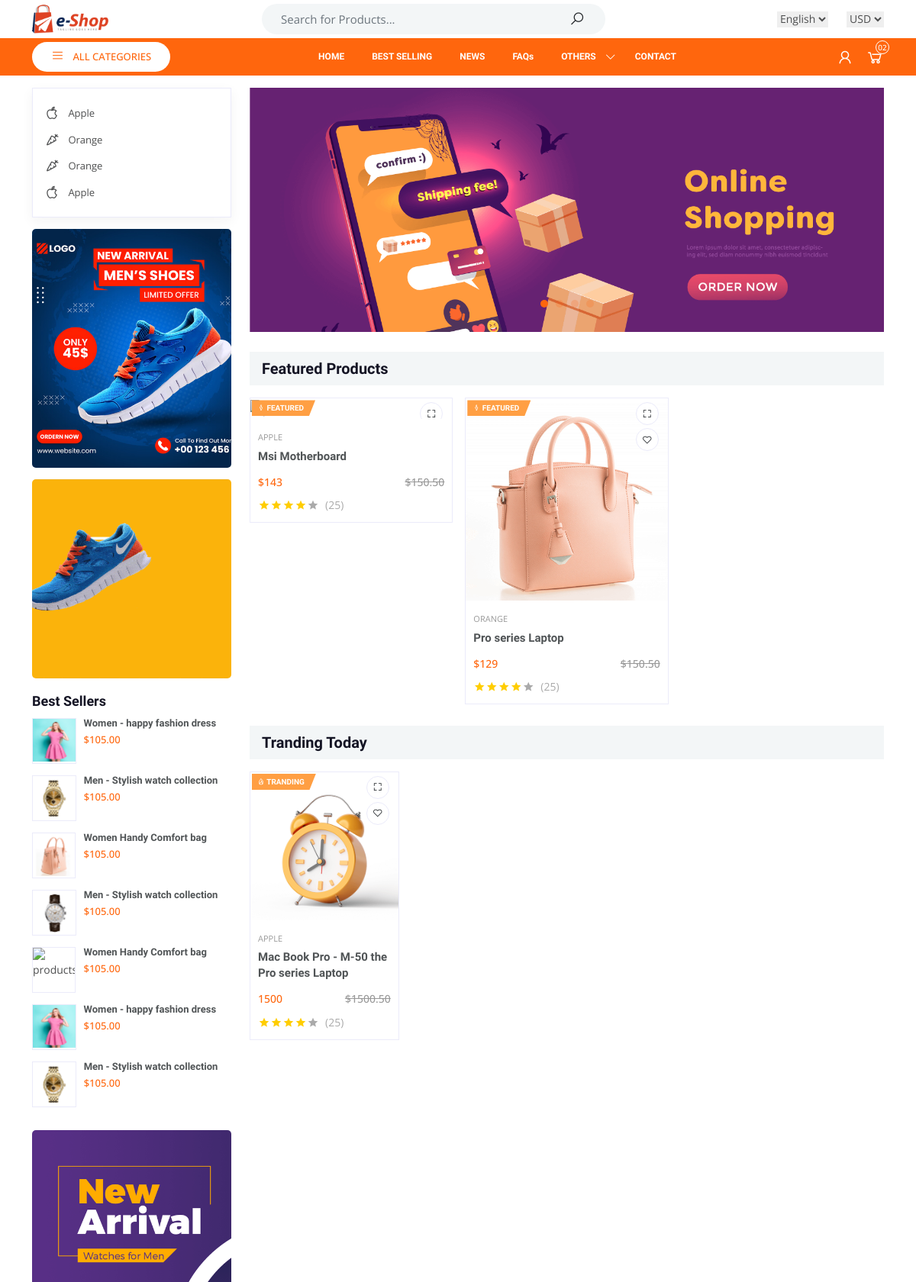
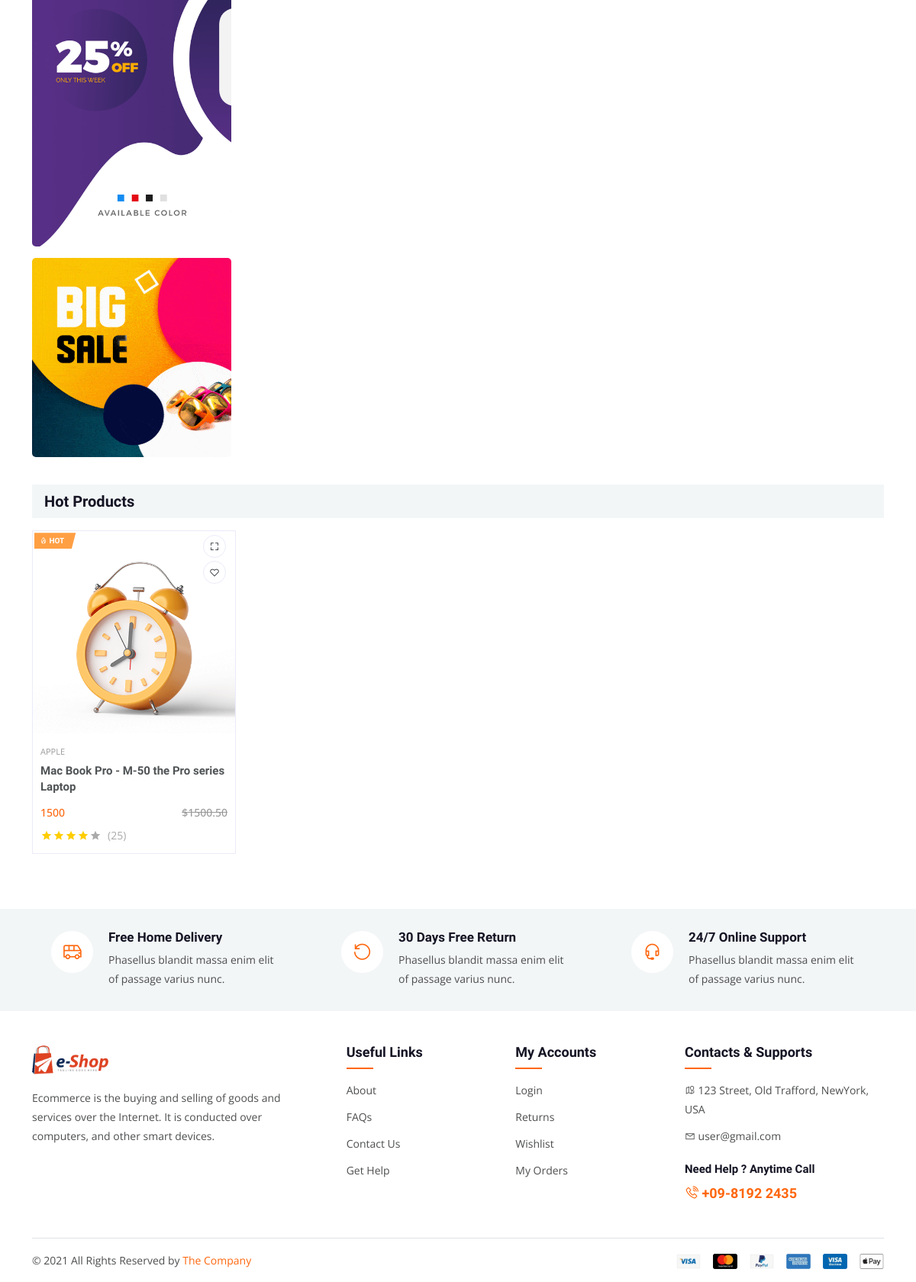
The page / on the database its author committed (2 pictures, top to bottom).
### tables this page shows
CREATE TABLE `category` (
  `ctg_id` int(11) NOT NULL,
  `ctg_icon` varchar(255) NOT NULL,
  `ctg_name` varchar(255) NOT NULL,
  `ctg_des` varchar(255) NOT NULL,
  `ctg_status` tinyint(200) NOT NULL DEFAULT 1
);

CREATE TABLE `banner` (
  `banner_id` int(11) NOT NULL,
  `banner_status` tinyint(4) NOT NULL DEFAULT 1,
  `banner_img` varchar(255) NOT NULL
);

### admin/class/adminBack.php (called while the page is built, shortened)
<?php
class adminBack
{
    private $conn;
    public function __construct()
    {
        $dbhost = "127.0.0.1";
        $dbuser = "root";
        $dbpass = "";
        $dbname = "ecom02";
        $this->conn = mysqli_connect($dbhost, $dbuser, $dbpass, $dbname);
    }
    function publishedDisplayCategory()
    {
        $query = "SELECT * FROM category WHERE ctg_status = 1";
        if (mysqli_query($this->conn, $query)) {
            $result_ctg = mysqli_query($this->conn, $query);
            return $result_ctg;
        } else {
            echo "Couldn't Fetch Data Correctly";
        }
    }
    function view_banner()
    {
        $query = "SELECT * FROM banner";
        if (mysqli_query($this->conn, $query)) {
            $banner_info = mysqli_query($this->conn, $query);
            return $banner_info;
        }
    }
}

### partials/banner.php (the view)
<?php
$obj_adminBack = new adminBack();
$msg = $obj_adminBack->view_banner();
?>
<div class="banner-slider">
    <?php while ($data = mysqli_fetch_assoc($msg)) { ?>
        <div class="single-slide">
            <div class="banner-section bg_img" style="background: url(assets/images/banner/<?php echo $data['banner_img'] ?>);">
            </div>
        </div>
    <?php } ?>
</div>

### partials/category-sidebar.php (shortened to what this page needs)
<?php
$obj_adminBack = new adminBack();
$msg = $obj_adminBack->publishedDisplayCategory();
?>
<ul class="category-sidebar">
    <?php
    while ($ctg_show = mysqli_fetch_assoc($msg)) { ?>
        <li><a href="#0"><?php echo $ctg_show['ctg_icon'] ?> <?php echo $ctg_show['ctg_name'] ?></a></li>
    <?php } ?>
</ul>

### assets/css/main.css (style rules this page uses)
html { scroll-behavior: smooth; }
body { padding: 0; margin: 0; font-size: 14px; color: #4d4e4f; line-height: 1.8; font-family: "Open Sans", sans-serif; background: #fff; display: flex; flex-direction: column; min-height: 100vh; justify-content: space-between; }
a { display: inline-block; text-decoration: none; color: #4d4e4f; -webkit-transition: all ease 0.3s; -moz-transition: all ease 0.3s; transition: all ease 0.3s; }
ul { margin: -7px 0; padding: 0; }
ul li { list-style: none; padding: 7px 0; }
.bg_img { background-size: cover !important; background-position: center; background-repeat: no-repeat !important; }
i { line-height: 1; }
.banner-section { height: 320px; }
.category-sidebar { background: #fff; margin: 0; padding: 15px 18px; padding-left: 15px; border: 1px solid #ebebfa; max-width: 100%; box-shadow: 0 5px 15px rgba(31, 31, 35, 0.05); position: relative; font-size: 13px; }
.category-sidebar li { padding: 5px 0; }
.category-sidebar li i { font-size: 20px; margin-right: 8px; transform: translateY(3px); }
.category-sidebar li a { display: block; }
@media (min-width: 992px) { .category-sidebar { display: block !important; } }

### rows shown on the page
category: ctg_name "Apple"
category: ctg_name "Orange"
category: ctg_name "Orange"
category: ctg_name "Apple"
banner: banner_img (picture)

### other values the page prints
$product_details['ctg_name'] "APPLE"
$product_details['product_name'] "Msi Motherboard"
$product_details['product_price'] "143"
$product_details['ctg_name'] "ORANGE"
$product_details['product_name'] "Pro series Laptop"
$product_details['product_price'] "129"
$product_details['product_name'] "Mac Book Pro - M-50 the Pro series Laptop"
$product_details['product_price'] "1500"
